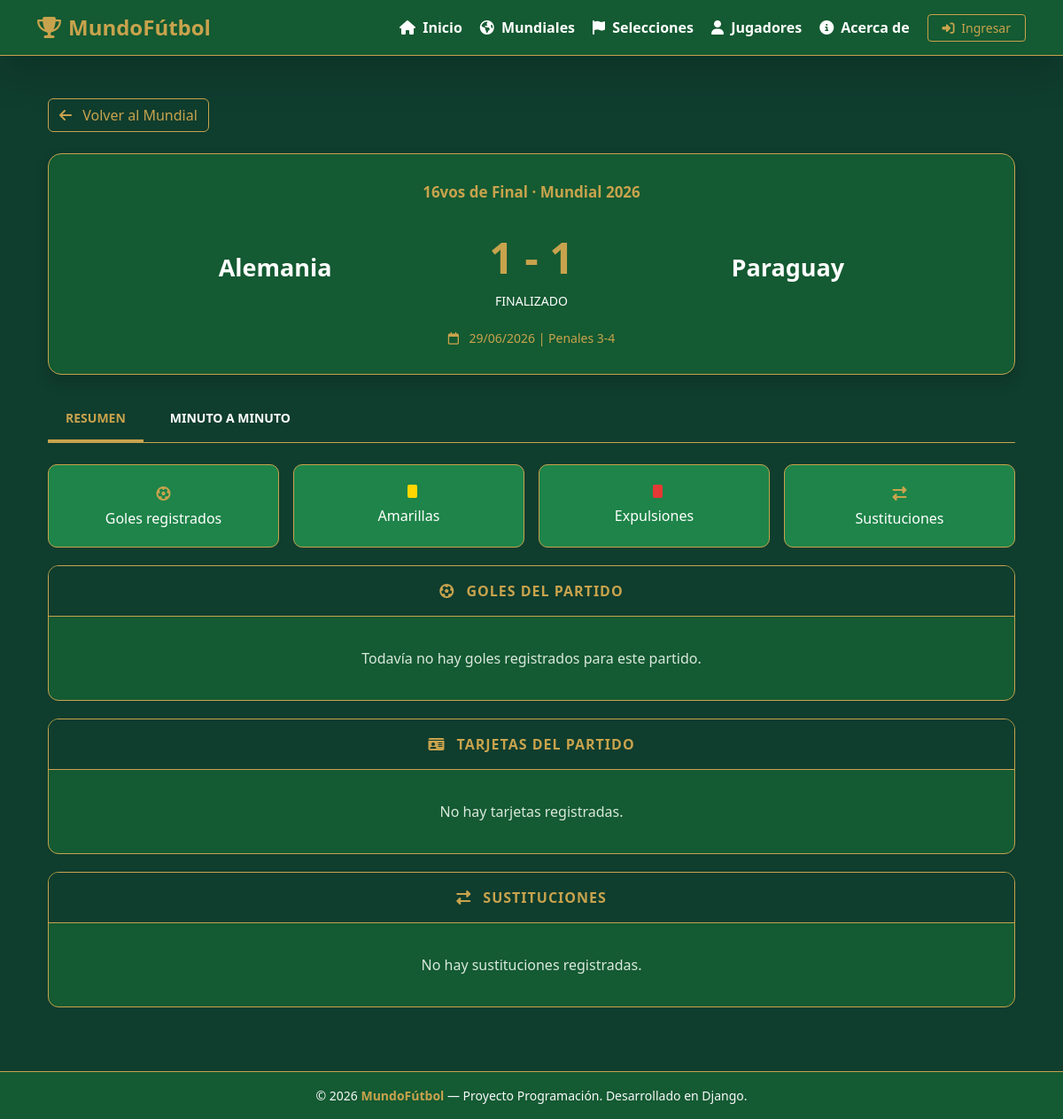
The page /partido/97/ on the database its author committed.
### mundial/models.py (models this page shows, shortened)
class PartidoEliminatoria(models.Model):
    FASE_CHOICES = [
        ("16vos", "16vos de Final"),
        ("Octavos", "Octavos de Final"),
        ("Cuartos", "Cuartos de Final"),
        ("Semifinal", "Semifinales"),
        ("Tercer Puesto", "Tercer Puesto"),
        ("Final", "Gran Final"),
    ]
    mundial = models.ForeignKey(
        Mundial,
        on_delete=models.CASCADE,
        related_name="partidos_eliminatoria"
    )
    fase = models.CharField(
        max_length=20,
        choices=FASE_CHOICES,
        default="Octavos"
    )
    orden = models.PositiveIntegerField(
        default=0,
        verbose_name="Orden en el cuadro",
        help_text="Determina la posición del partido dentro de su fase"
    )
    equipo1 = models.CharField(
        max_length=50,
        verbose_name="Equipo 1"
    )
    goles1 = models.PositiveIntegerField(
        default=0,
        verbose_name="Goles Equipo 1"
    )
    equipo2 = models.CharField(
        max_length=50,
        verbose_name="Equipo 2"
    )
    goles2 = models.PositiveIntegerField(
        default=0,
        verbose_name="Goles Equipo 2"
    )
    info_extra = models.CharField(
        max_length=50,
        blank=True,
        null=True,
        help_text="Ej: Penales 4-3, 18/06 16:00"
    )
    class Meta:
        verbose_name = "Partido de Eliminatoria"
        verbose_name_plural = "Partidos de Eliminatorias"
        ordering = ["orden", "id"]

class Mundial(models.Model):
    anio = models.IntegerField(
        unique=True,
        verbose_name="Año"
    )
    nombre = models.CharField(
        max_length=100,
        default="Copa Mundial de Fútbol",
        verbose_name="Nombre"
    )
    sede = models.CharField(
        max_length=100,
        verbose_name="Sede"
    )
    descripcion = models.TextField(
        blank=True,
        null=True,
        verbose_name="Descripción"
    )
    campeon = models.CharField(
        max_length=100,
        blank=True,
        null=True,
        verbose_name="Campeón"
    )
    subcampeon = models.CharField(
        max_length=100,
        blank=True,
        null=True,
        verbose_name="Subcampeón"
    )
    tercer_puesto = models.CharField(
        max_length=100,
        blank=True,
        null=True,
        verbose_name="Tercer Puesto"
    )
    maximo_goleador = models.CharField(
        max_length=100,
        blank=True,
        null=True,
        verbose_name="Máximo Goleador"
    )
    goles_maximo_goleador = models.PositiveIntegerField(
        default=0,
        blank=True,
        null=True,
        verbose_name="Goles del Máximo Goleador"
    )
    mvp_mundial = models.CharField(
        max_length=100,
        blank=True,
        null=True,
        verbose_name="MVP / Mejor Jugador"
    )
    mejor_arquero = models.CharField(
        max_length=100,
        blank=True,
        null=True,
        verbose_name="Mejor Arquero"
    )
    imagen_logo = models.ImageField(
        upload_to="mundiales/logos/",
        blank=True,
        null=True,
        verbose_name="Logo / Emblema"
    )
    imagen_portada = models.ImageField(
        upload_to="mundiales/portadas/",
        blank=True,
        null=True,
        verbose_name="Imagen de Portada"
    )
    class Meta:
        verbose_name = "Mundial"
        verbose_name_plural = "Mundiales"
        ordering = ["-anio"]

### mundial/views.py (the view)
# urls.py: path('partido/<int:partido_id>/', views.detalle_partido, name='detalle_partido'),
def detalle_partido(request, partido_id):
    partido = get_object_or_404(
        PartidoEliminatoria,
        pk=partido_id
    )
    eventos = list(
        EventoPartido.objects.filter(partido=partido)
    )
    eventos.sort(key=ordenar_minuto, reverse=True)
    goles = [
        evento for evento in eventos
        if evento.tipo in ("GOL", "PENAL", "AUTOGOL")
    ]
    tarjetas = [
        evento for evento in eventos
        if evento.tipo in (
            "AMARILLA",
            "ROJA",
            "DOBLE_AMARILLA"
        )
    ]
    cambios = [
        evento for evento in eventos
        if evento.tipo == "CAMBIO"
    ]
    return render(request, 'detalle_partido.html', {
        'partido': partido,
        'eventos': eventos,
        'goles': goles,
        'tarjetas': tarjetas,
        'cambios': cambios,
    })

### templates/detalle_partido.html (shortened to what this page needs)
{% extends 'base.html' %}
{% block content %}
<div class="container detalle-partido mt-4 mb-5">
    <a href="{% url 'detalle_mundial' partido.mundial.pk %}"
       class="btn btn-outline-dorado mb-4">
        <i class="fa-solid fa-arrow-left me-2"></i>
        Volver al Mundial
    </a>
    <div class="marcador shadow">
        <div class="fase">
            {{ partido.get_fase_display }}
            · Mundial {{ partido.mundial.anio }}
        </div>
        <div class="marcador-equipos">
            <div class="text-center">
                <div class="nombre-equipo">
                    {{ partido.equipo1 }}
                </div>
            </div>
            <div class="text-center">
                <div class="resultado">
                    {{ partido.goles1 }} - {{ partido.goles2 }}
                </div>
                <small class="text-white">
                    FINALIZADO
                </small>
            </div>
            <div class="text-center">
                <div class="nombre-equipo">
                    {{ partido.equipo2 }}
                </div>
            </div>
        </div>
        {% if partido.info_extra %}
        <div class="info-partido">
            <i class="fa-regular fa-calendar me-2"></i>
            {{ partido.info_extra }}
        </div>
        {% endif %}
    </div>
    <ul class="nav partido-tabs mt-4"
        id="detalleTabs"
        role="tablist">
        <li class="nav-item" role="presentation">
            <button class="nav-link active"
                    id="resumen-tab"
                    data-bs-toggle="tab"
                    data-bs-target="#resumen"
                    type="button"
                    role="tab">
                RESUMEN
            </button>
        </li>
        <li class="nav-item" role="presentation">
            <button class="nav-link"
                    id="minuto-tab"
                    data-bs-toggle="tab"
                    data-bs-target="#minuto-minuto"
                    type="button"
                    role="tab">
                MINUTO A MINUTO
            </button>
        </li>
    </ul>
    <div class="tab-content" id="detalleTabsContent">
        <div class="tab-pane fade show active"
             id="resumen"
             role="tabpanel">
            <div class="row g-3 mt-2">
                <div class="col-6 col-lg-3">
                    <div class="resumen-tarjeta text-center">
                        <i class="fa-solid fa-futbol text-dorado mb-2"></i>
                        <div>Goles registrados</div>
                    </div>
                </div>
                <div class="col-6 col-lg-3">
                    <div class="resumen-tarjeta text-center">
                        <div class="icono-amarilla mb-2"></div>
                        <div>Amarillas</div>
                    </div>
                </div>
                <div class="col-6 col-lg-3">
                    <div class="resumen-tarjeta text-center">
                        <div class="icono-roja mb-2"></div>
                        <div>Expulsiones</div>
                    </div>
                </div>
                <div class="col-6 col-lg-3">
                    <div class="resumen-tarjeta text-center">
                        <i class="fa-solid fa-right-left text-dorado mb-2"></i>
                        <div>Sustituciones</div>
                    </div>
                </div>
            </div>
            <div class="panel-partido">
                <div class="titulo-panel">
                    <i class="fa-solid fa-futbol me-2"></i>
                    Goles del partido
                </div>
                {% for evento in goles %}
                <div class="fila-evento">
                    <div class="evento-izquierda">
                        {% if evento.equipo == partido.equipo1 %}
                            <div class="jugador-evento">
                                {{ evento.jugador }}
                                <i class="fa-solid fa-futbol text-dorado"></i>
                            </div>
                            <div class="evento-tipo">
                                {{ evento.get_tipo_display }}
                            </div>
                        {% endif %}
                    </div>
                    <div class="minuto">
                        {{ evento.minuto }}'
                    </div>
                    <div class="evento-derecha">
                        {% if evento.equipo == partido.equipo2 %}
                            <div class="jugador-evento">
                                <i class="fa-solid fa-futbol text-dorado"></i>
                                {{ evento.jugador }}
                            </div>
                            <div class="evento-tipo">
                                {{ evento.get_tipo_display }}
                            </div>
                        {% endif %}
                    </div>
                    {% if evento.equipo != partido.equipo1 and evento.equipo != partido.equipo2 %}
                    <div class="evento-centro">
                        {{ evento.jugador }} · {{ evento.equipo }}
                    </div>
                    {% endif %}
                </div>
                {% empty %}
                <div class="sin-datos">
                    Todavía no hay goles registrados para este partido.
                </div>
                {% endfor %}
            </div>
            <div class="panel-partido">
                <div class="titulo-panel">
                    <i class="fa-solid fa-id-card me-2"></i>
                    Tarjetas del partido
                </div>
                {% for evento in tarjetas %}
                <div class="fila-evento">
                    <div class="evento-izquierda">
                        {% if evento.equipo == partido.equipo1 %}
                            <span class="jugador-evento">
                                {{ evento.jugador }}
                            </span>
                            {% if evento.tipo == "AMARILLA" %}
                                <span class="icono-amarilla"></span>
                            {% else %}
                                <span class="icono-roja"></span>
                            {% endif %}
                        {% endif %}
                    </div>
                    <div class="minuto">
                        {{ evento.minuto }}'
                    </div>
                    <div class="evento-derecha">
                        {% if evento.equipo == partido.equipo2 %}
                            <span class="jugador-evento">
                                {{ evento.jugador }}
                            </span>
                            {% if evento.tipo == "AMARILLA" %}
                                <span class="icono-amarilla"></span>
                            {% else %}
                                <span class="icono-roja"></span>
                            {% endif %}
                        {% endif %}
                    </div>
                    {% if evento.equipo != partido.equipo1 and evento.equipo != partido.equipo2 %}
                    <div class="evento-centro">
                        {{ evento.jugador }} · {{ evento.get_tipo_display }}
                    </div>
                    {% endif %}
                </div>
                {% empty %}
                <div class="sin-datos">
                    No hay tarjetas registradas.
                </div>
                {% endfor %}
            </div>
            <div class="panel-partido">
                <div class="titulo-panel">
                    <i class="fa-solid fa-right-left me-2"></i>
                    Sustituciones
                </div>
                {% for evento in cambios %}
                <div class="fila-evento">
                    <div class="evento-izquierda">
                        {% if evento.equipo == partido.equipo1 %}
                            <div class="entra">
                                <i class="fa-solid fa-arrow-up"></i>
                                {{ evento.jugador_entra }}
                            </div>
                            <div class="sale">
                                <i class="fa-solid fa-arrow-down"></i>
                                {{ evento.jugador_sale }}
                            </div>
                        {% endif %}
                    </div>
                    <div class="minuto">
                        {{ evento.minuto }}'
                    </div>
                    <div class="evento-derecha">
                        {% if evento.equipo == partido.equipo2 %}
                            <div class="entra">
                                <i class="fa-solid fa-arrow-up"></i>
                                {{ evento.jugador_entra }}
                            </div>
                            <div class="sale">
                                <i class="fa-solid fa-arrow-down"></i>
                                {{ evento.jugador_sale }}
                            </div>
                        {% endif %}
                    </div>
                    {% if evento.equipo != partido.equipo1 and evento.equipo != partido.equipo2 %}
                    <div class="evento-centro">
                        {{ evento.get_tipo_display }} · {{ evento.equipo }}
                    </div>
                    {% endif %}
                </div>
                {% empty %}
                <div class="sin-datos">
                    No hay sustituciones registradas.
                </div>
                {% endfor %}
            </div>
        </div>
    </div>
</div>
{% endblock %}

### rows shown on the page
PartidoEliminatoria: fase "16vos de Final", mundial.anio "2026", equipo1 "Alemania", goles1 "1", goles2 "1", equipo2 "Paraguay", info_extra "29/06/2026 | Penales 3-4"
